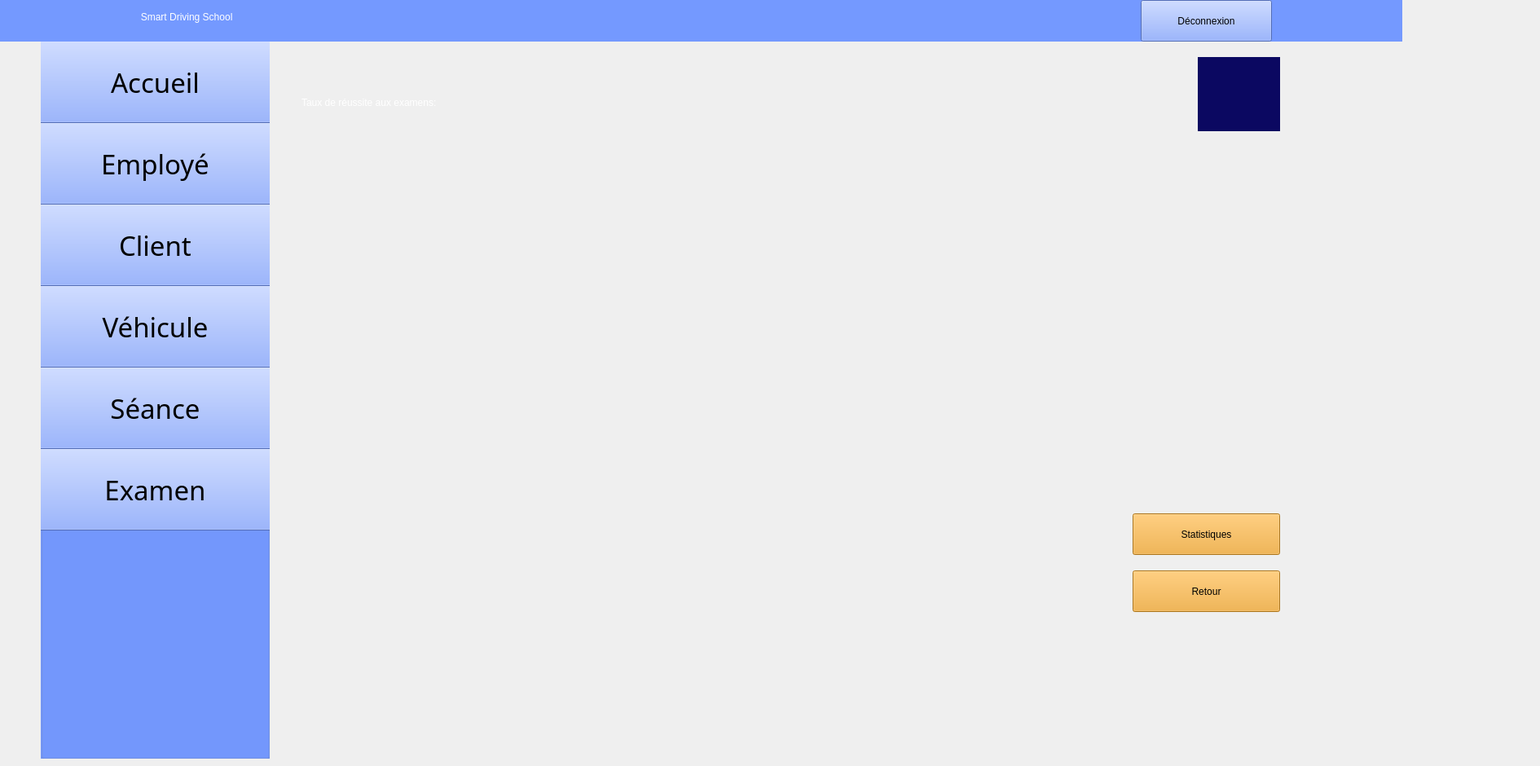
    <widget class="QWidget" name="statexamen">
     <widget class="QLabel" name="label_455">
      <property name="geometry">
       <rect>
        <x>-160</x>
        <y>-10</y>
        <width>1881</width>
        <height>61</height>
       </rect>
      </property>
      <property name="styleSheet">
       <string notr="true">color: rgb(255, 255, 255);
background-color: rgb(116, 153, 255);
font: 24pt &quot;Segoe UI Symbol&quot;;</string>
      </property>
      <property name="text">
       <string>                                                                                                    Smart Driving School         </string>
      </property>
     </widget>
     <widget class="QGroupBox" name="groupBox_88">
      <property name="geometry">
       <rect>
        <x>50</x>
        <y>30</y>
        <width>281</width>
        <height>901</height>
       </rect>
      </property>
      <property name="styleSheet">
       <string notr="true">background-color: rgb(116, 153, 255);</string>
      </property>
      <property name="title">
       <string/>
      </property>
      <widget class="QPushButton" name="pushButton48">
       <property name="geometry">
        <rect>
         <x>-20</x>
         <y>20</y>
         <width>321</width>
         <height>101</height>
        </rect>
       </property>
       <property name="font">
        <font>
         <family>Romantic</family>
         <pointsize>25</pointsize>
         <italic>false</italic>
         <bold>false</bold>
        </font>
       </property>
       <property name="styleSheet">
        <string notr="true">background-color: rgb(116, 153, 255);
font: 25pt &quot;Romantic&quot;;</string>
       </property>
       <property name="text">
        <string>Accueil</string>
       </property>
       <property name="icon">
        <iconset theme="QIcon::ThemeIcon::GoHome"/>
       </property>
       <property name="iconSize">
        <size>
         <width>35</width>
         <height>35</height>
        </size>
       </property>
      </widget>
      <widget class="QPushButton" name="pushButton49">
       <property name="geometry">
        <rect>
         <x>-20</x>
         <y>120</y>
         <width>321</width>
         <height>101</height>
        </rect>
       </property>
       <property name="font">
        <font>
         <family>Romantic</family>
         <pointsize>25</pointsize>
         <italic>false</italic>
         <bold>false</bold>
        </font>
       </property>
       <property name="styleSheet">
        <string notr="true">background-color: rgb(116, 153, 255);
font: 25pt &quot;Romantic&quot;;</string>
       </property>
       <property name="text">
        <string>Employé</string>
       </property>
       <property name="icon">
        <iconset resource="ressources.qrc">
         <normaloff>:/images/46db9ee3d4b3323457222bb8db7f3b42.png</normaloff>:/images/46db9ee3d4b3323457222bb8db7f3b42.png</iconset>
       </property>
       <property name="iconSize">
        <size>
         <width>45</width>
         <height>45</height>
        </size>
       </property>
      </widget>
      <widget class="QPushButton" name="pushButton50">
       <property name="geometry">
        <rect>
         <x>-20</x>
         <y>220</y>
         <width>321</width>
         <height>101</height>
        </rect>
       </property>
       <property name="font">
        <font>
         <family>Romantic</family>
         <pointsize>25</pointsize>
         <italic>false</italic>
         <bold>false</bold>
        </font>
       </property>
       <property name="styleSheet">
        <string notr="true">background-color: rgb(116, 153, 255);
font: 25pt &quot;Romantic&quot;;</string>
       </property>
       <property name="text">
        <string>Client</string>
       </property>
       <property name="icon">
        <iconset resource="ressources.qrc">
         <normaloff>:/images/0527f41904e77feddb97e532fe74d08f.png</normaloff>:/images/0527f41904e77feddb97e532fe74d08f.png</iconset>
       </property>
       <property name="iconSize">
        <size>
         <width>40</width>
         <height>40</height>
        </size>
       </property>
      </widget>
      <widget class="QPushButton" name="pushButton51">
       <property name="geometry">
        <rect>
         <x>-20</x>
         <y>320</y>
         <width>321</width>
         <height>101</height>
        </rect>
       </property>
       <property name="font">
        <font>
         <family>Romantic</family>
         <pointsize>25</pointsize>
         <italic>false</italic>
         <bold>false</bold>
        </font>
       </property>
       <property name="styleSheet">
        <string notr="true">background-color: rgb(116, 153, 255);
font: 25pt &quot;Romantic&quot;;</string>
       </property>
       <property name="text">
        <string>Véhicule</string>
       </property>
       <property name="icon">
        <iconset resource="ressources.qrc">
         <normaloff>:/images/cbad98069fae8d5554390bd40b0b561c.png</normaloff>:/images/cbad98069fae8d5554390bd40b0b561c.png</iconset>
       </property>
       <property name="iconSize">
        <size>
         <width>60</width>
         <height>60</height>
        </size>
       </property>
      </widget>
      <widget class="QPushButton" name="pushButton52">
       <property name="geometry">
        <rect>
         <x>-20</x>
         <y>420</y>
         <width>321</width>
         <height>101</height>
        </rect>
       </property>
       <property name="font">
        <font>
         <family>Romantic</family>
         <pointsize>25</pointsize>
         <italic>false</italic>
         <bold>false</bold>
        </font>
       </property>
       <property name="styleSheet">
        <string notr="true">background-color: rgb(116, 153, 255);
font: 25pt &quot;Romantic&quot;;</string>
       </property>
       <property name="text">
        <string>Séance</string>
       </property>
       <property name="icon">
        <iconset resource="ressources.qrc">
         <normaloff>:/images/c53651e2209ddb3281ed3a114fae2cfb.png</normaloff>:/images/c53651e2209ddb3281ed3a114fae2cfb.png</iconset>
       </property>
       <property name="iconSize">
        <size>
         <width>50</width>
         <height>50</height>
        </size>
       </property>
      </widget>
      <widget class="QPushButton" name="pushButton53">
       <property name="geometry">
        <rect>
         <x>-20</x>
         <y>520</y>
         <width>321</width>
         <height>101</height>
        </rect>
       </property>
       <property name="font">
        <font>
         <family>Romantic</family>
         <pointsize>25</pointsize>
         <italic>false</italic>
         <bold>false</bold>
        </font>
       </property>
       <property name="styleSheet">
        <string notr="true">background-color: rgb(116, 153, 255);
font: 25pt &quot;Romantic&quot;;</string>
       </property>
       <property name="text">
        <string>Examen</string>
       </property>
       <property name="icon">
        <iconset resource="ressources.qrc">
         <normaloff>:/images/7001e00fd5b7f2745c5e91ff547f4763.png</normaloff>:/images/7001e00fd5b7f2745c5e91ff547f4763.png</iconset>
       </property>
       <property name="iconSize">
        <size>
         <width>50</width>
         <height>50</height>
        </size>
       </property>
      </widget>
     </widget>
     <widget class="QLabel" name="label_466">
      <property name="geometry">
       <rect>
        <x>1020</x>
        <y>10</y>
        <width>41</width>
        <height>31</height>
       </rect>
      </property>
      <property name="styleSheet">
       <string notr="true">background-color: rgb(116, 153, 255);</string>
      </property>
      <property name="text">
       <string/>
      </property>
      <property name="pixmap">
       <pixmap resource="ressources.qrc">:/images/image22.png</pixmap>
      </property>
      <property name="scaledContents">
       <bool>true</bool>
      </property>
     </widget>
     <widget class="QLabel" name="label_467">
      <property name="geometry">
       <rect>
        <x>670</x>
        <y>10</y>
        <width>41</width>
        <height>31</height>
       </rect>
      </property>
      <property name="styleSheet">
       <string notr="true">background-color: rgb(116, 153, 255);</string>
      </property>
      <property name="text">
       <string/>
      </property>
      <property name="pixmap">
       <pixmap resource="ressources.qrc">:/images/image22.png</pixmap>
      </property>
      <property name="scaledContents">
       <bool>true</bool>
      </property>
     </widget>
     <widget class="QPushButton" name="pushButton176">
      <property name="geometry">
       <rect>
        <x>1400</x>
        <y>0</y>
        <width>161</width>
        <height>51</height>
       </rect>
      </property>
      <property name="styleSheet">
       <string notr="true">font: 700 11pt &quot;Romantic&quot;;
background-color: rgb(116, 153, 255);</string>
      </property>
      <property name="text">
       <string>Déconnexion</string>
      </property>
     </widget>
     <widget class="QLabel" name="label_483">
      <property name="geometry">
       <rect>
        <x>1470</x>
        <y>70</y>
        <width>101</width>
        <height>91</height>
       </rect>
      </property>
      <property name="styleSheet">
       <string notr="true">background-color: rgb(11, 8, 97);</string>
      </property>
      <property name="text">
       <string/>
      </property>
      <property name="pixmap">
       <pixmap resource="ressources.qrc">:/images/logoc++++.png</pixmap>
      </property>
      <property name="scaledContents">
       <bool>true</bool>
      </property>
     </widget>
     <widget class="QLabel" name="label_201">
      <property name="geometry">
       <rect>
        <x>370</x>
        <y>80</y>
        <width>1051</width>
        <height>91</height>
       </rect>
      </property>
      <property name="styleSheet">
       <string notr="true">font: 40pt &quot;Chaparral Pro&quot;;
color: rgb(255, 255, 255);</string>
      </property>
      <property name="text">
       <string>Taux de réussite aux examens:</string>
      </property>
     </widget>
     <widget class="QPushButton" name="pushButton149">
      <property name="geometry">
       <rect>
        <x>1390</x>
        <y>700</y>
        <width>181</width>
        <height>51</height>
       </rect>
      </property>
      <property name="styleSheet">
       <string notr="true">font: 18pt &quot;Palatino Linotype&quot;;
background-color: rgb(241, 165, 40);
</string>
      </property>
      <property name="text">
       <string>Retour</string>
      </property>
      <property name="icon">
       <iconset theme="QIcon::ThemeIcon::DocumentRevert"/>
      </property>
     </widget>
     <widget class="QWidget" name="chartWidgetExamen" native="true">
      <property name="geometry">
       <rect>
        <x>359</x>
        <y>249</y>
        <width>1031</width>
        <height>521</height>
       </rect>
      </property>
      <widget class="QWidget" name="verticalLayoutWidget_3">
       <property name="geometry">
        <rect>
         <x>-11</x>
         <y>-1</y>
         <width>1041</width>
         <height>521</height>
        </rect>
       </property>
       <layout class="QVBoxLayout" name="layoutStatsExamen"/>
      </widget>
     </widget>
     <widget class="QPushButton" name="btnStatExamen">
      <property name="geometry">
       <rect>
        <x>1390</x>
        <y>630</y>
        <width>181</width>
        <height>51</height>
       </rect>
      </property>
      <property name="styleSheet">
       <string notr="true">font: 16pt &quot;Palatino Linotype&quot;;
background-color: rgb(241, 165, 40);
</string>
      </property>
      <property name="text">
       <string>Statistiques</string>
      </property>
      <property name="icon">
       <iconset resource="ressources.qrc">
        <normaloff>:/images/statistic-icon-design-free-vector.png</normaloff>:/images/statistic-icon-design-free-vector.png</iconset>
      </property>
      <property name="iconSize">
       <size>
        <width>25</width>
        <height>25</height>
       </size>
      </property>
     </widget>
     <zorder>groupBox_88</zorder>
     <zorder>label_455</zorder>
     <zorder>label_466</zorder>
     <zorder>label_467</zorder>
     <zorder>pushButton176</zorder>
     <zorder>label_483</zorder>
     <zorder>label_201</zorder>
     <zorder>pushButton149</zorder>
     <zorder>chartWidgetExamen</zorder>
     <zorder>btnStatExamen</zorder>
    </widget>
